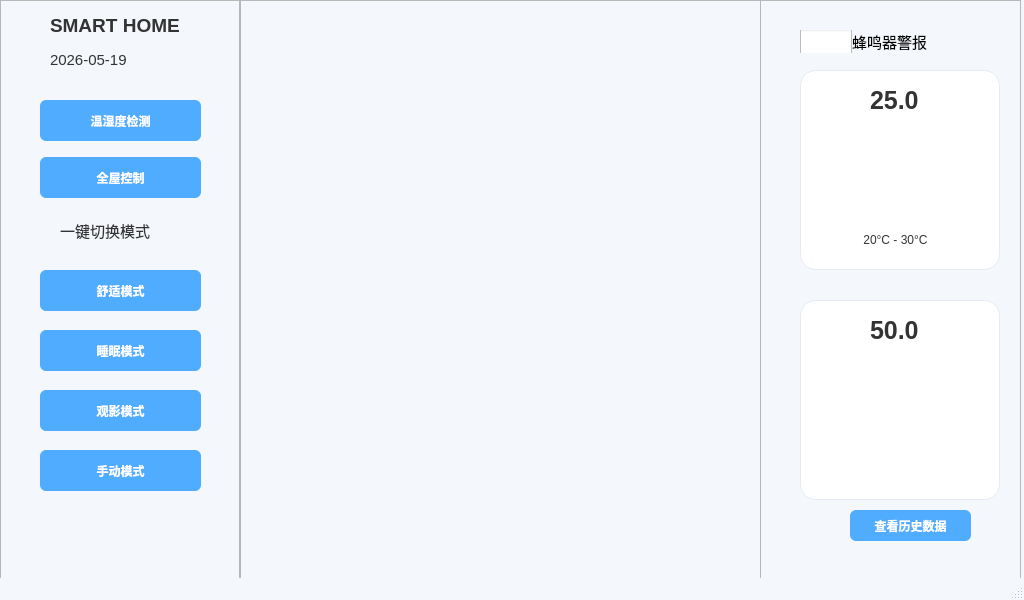
<?xml version="1.0" encoding="UTF-8"?>
<ui version="4.0">
 <class>MainWindow</class>
 <widget class="QMainWindow" name="MainWindow">
  <property name="geometry">
   <rect>
    <x>0</x>
    <y>0</y>
    <width>1024</width>
    <height>600</height>
   </rect>
  </property>
  <property name="minimumSize">
   <size>
    <width>1024</width>
    <height>600</height>
   </size>
  </property>
  <property name="maximumSize">
   <size>
    <width>1024</width>
    <height>600</height>
   </size>
  </property>
  <property name="windowTitle">
   <string>MainWindow</string>
  </property>
  <property name="styleSheet">
   <string notr="true">QMainWindow {
    background-color: #F4F7FC;
}

/* ------------------------------
   卡片样式（去掉box-shadow，改用边框+背景区分）
------------------------------ */
QFrame#cardSystem, 
QFrame#cardTime, 
QFrame#cardConnection,
QFrame#cardFan, 
QFrame#cardHeat, 
QFrame#cardThreshold {
    background-color: #FFFFFF;
    border-radius: 14px;
    border: 1px solid #E6EBF2;
}

QFrame#tempCard, 
QFrame#humiCard {
    background-color: #FFFFFF;
    border-radius: 16px;
    border: 1px solid #E6EBF2;
}

/* 卡片悬浮效果：边框变蓝 + 背景轻微变亮 */
QFrame#cardSystem:hover, 
QFrame#cardTime:hover, 
QFrame#cardConnection:hover,
QFrame#cardFan:hover, 
QFrame#cardHeat:hover, 
QFrame#cardThreshold:hover,
QFrame#tempCard:hover, 
QFrame#humiCard:hover {
    background-color: #F8FBFF;
    border: 1px solid #4FACFE;
}

/* ------------------------------
   你的 CheckBox 开关 —— 完全不动！
------------------------------ */
QCheckBox {
    spacing: 0;
}
QCheckBox::indicator {
    width: 52px;
    height: 26px;
}
QCheckBox::indicator:unchecked {
    image: url(:/images/off.svg);
}
QCheckBox::indicator:checked {
    image: url(:/images/on.svg);
}

/* ------------------------------
   按钮美化：Qt 原生支持的效果
------------------------------ */
QPushButton {
    background-color: #4FACFE;
    color: white;
    border-radius: 6px;
    padding: 5px 12px;
    font-weight: bold;
    border: none;
}

QPushButton:hover {
    background-color: #00F2FE;
}

QPushButton:pressed {
    background-color: #3B9BEE;
}

/* ------------------------------
   标签文字美化
------------------------------ */
QLabel {
    color: #333333;
}

QLabel#labelTitle {
    font-size: 14px;
    color: #666666;
}

QLabel#labelValue {
    font-size: 24px;
    font-weight: bold;
    color: #222222;
}</string>
  </property>
  <widget class="QWidget" name="centralwidget">
   <widget class="QFrame" name="leftPanel">
    <property name="geometry">
     <rect>
      <x>0</x>
      <y>0</y>
      <width>240</width>
      <height>600</height>
     </rect>
    </property>
    <property name="frameShape">
     <enum>QFrame::StyledPanel</enum>
    </property>
    <property name="frameShadow">
     <enum>QFrame::Raised</enum>
    </property>
    <widget class="QLabel" name="lblLogo_2">
     <property name="geometry">
      <rect>
       <x>50</x>
       <y>0</y>
       <width>171</width>
       <height>51</height>
      </rect>
     </property>
     <property name="font">
      <font>
       <pointsize>14</pointsize>
       <bold>true</bold>
      </font>
     </property>
     <property name="text">
      <string>SMART HOME</string>
     </property>
    </widget>
    <widget class="QLabel" name="lblTimeDisplay">
     <property name="geometry">
      <rect>
       <x>50</x>
       <y>50</y>
       <width>121</width>
       <height>19</height>
      </rect>
     </property>
     <property name="font">
      <font>
       <pointsize>11</pointsize>
      </font>
     </property>
     <property name="text">
      <string>2026-05-19</string>
     </property>
    </widget>
    <widget class="QLabel" name="label_2">
     <property name="geometry">
      <rect>
       <x>60</x>
       <y>220</y>
       <width>121</width>
       <height>20</height>
      </rect>
     </property>
     <property name="font">
      <font>
       <pointsize>11</pointsize>
      </font>
     </property>
     <property name="text">
      <string>一键切换模式</string>
     </property>
    </widget>
    <widget class="QPushButton" name="btnComfortMode">
     <property name="geometry">
      <rect>
       <x>40</x>
       <y>270</y>
       <width>161</width>
       <height>41</height>
      </rect>
     </property>
     <property name="text">
      <string>舒适模式</string>
     </property>
    </widget>
    <widget class="QPushButton" name="btnSleepMode">
     <property name="geometry">
      <rect>
       <x>40</x>
       <y>330</y>
       <width>161</width>
       <height>41</height>
      </rect>
     </property>
     <property name="text">
      <string>睡眠模式</string>
     </property>
    </widget>
    <widget class="QPushButton" name="btnCinemaMode">
     <property name="geometry">
      <rect>
       <x>40</x>
       <y>390</y>
       <width>161</width>
       <height>41</height>
      </rect>
     </property>
     <property name="text">
      <string>观影模式</string>
     </property>
    </widget>
    <widget class="QPushButton" name="btnManualMode">
     <property name="geometry">
      <rect>
       <x>40</x>
       <y>450</y>
       <width>161</width>
       <height>41</height>
      </rect>
     </property>
     <property name="text">
      <string>手动模式</string>
     </property>
    </widget>
    <widget class="QPushButton" name="btnNavTempHumi">
     <property name="geometry">
      <rect>
       <x>40</x>
       <y>100</y>
       <width>161</width>
       <height>41</height>
      </rect>
     </property>
     <property name="text">
      <string>温湿度检测</string>
     </property>
    </widget>
    <widget class="QPushButton" name="btnNavControl">
     <property name="geometry">
      <rect>
       <x>40</x>
       <y>157</y>
       <width>161</width>
       <height>41</height>
      </rect>
     </property>
     <property name="text">
      <string>全屋控制</string>
     </property>
    </widget>
   </widget>
   <widget class="QFrame" name="rightPanel">
    <property name="geometry">
     <rect>
      <x>240</x>
      <y>0</y>
      <width>781</width>
      <height>600</height>
     </rect>
    </property>
    <property name="frameShape">
     <enum>QFrame::StyledPanel</enum>
    </property>
    <property name="frameShadow">
     <enum>QFrame::Raised</enum>
    </property>
    <widget class="QStackedWidget" name="stackedWidget">
     <property name="geometry">
      <rect>
       <x>0</x>
       <y>0</y>
       <width>520</width>
       <height>600</height>
      </rect>
     </property>
     <property name="currentIndex">
      <number>4</number>
     </property>
     <widget class="QWidget" name="homepage"/>
     <widget class="QWidget" name="temp">
      <widget class="QChartView" name="chartViewWidget" native="true">
       <property name="geometry">
        <rect>
         <x>20</x>
         <y>270</y>
         <width>471</width>
         <height>221</height>
        </rect>
       </property>
      </widget>
      <widget class="QLabel" name="lblStatusLed">
       <property name="geometry">
        <rect>
         <x>290</x>
         <y>30</y>
         <width>91</width>
         <height>19</height>
        </rect>
       </property>
       <property name="text">
        <string>○ 硬件未连接</string>
       </property>
      </widget>
      <widget class="QPushButton" name="btnConnect">
       <property name="geometry">
        <rect>
         <x>170</x>
         <y>20</y>
         <width>93</width>
         <height>28</height>
        </rect>
       </property>
       <property name="text">
        <string>连接硬件</string>
       </property>
      </widget>
      <widget class="QComboBox" name="cmbSerialPorts">
       <property name="geometry">
        <rect>
         <x>20</x>
         <y>20</y>
         <width>121</width>
         <height>25</height>
        </rect>
       </property>
      </widget>
      <widget class="QFrame" name="cardFan">
       <property name="geometry">
        <rect>
         <x>20</x>
         <y>100</y>
         <width>130</width>
         <height>130</height>
        </rect>
       </property>
       <property name="frameShape">
        <enum>QFrame::StyledPanel</enum>
       </property>
       <property name="frameShadow">
        <enum>QFrame::Raised</enum>
       </property>
       <widget class="QLabel" name="lblFanIcon">
        <property name="geometry">
         <rect>
          <x>40</x>
          <y>30</y>
          <width>60</width>
          <height>60</height>
         </rect>
        </property>
        <property name="font">
         <font>
          <pointsize>9</pointsize>
         </font>
        </property>
        <property name="text">
         <string>TextLabel</string>
        </property>
       </widget>
       <widget class="QCheckBox" name="chkFanSwitch">
        <property name="enabled">
         <bool>false</bool>
        </property>
        <property name="geometry">
         <rect>
          <x>40</x>
          <y>100</y>
          <width>51</width>
          <height>23</height>
         </rect>
        </property>
        <property name="text">
         <string/>
        </property>
       </widget>
      </widget>
      <widget class="QFrame" name="cardHeat">
       <property name="enabled">
        <bool>false</bool>
       </property>
       <property name="geometry">
        <rect>
         <x>170</x>
         <y>100</y>
         <width>130</width>
         <height>130</height>
        </rect>
       </property>
       <property name="frameShape">
        <enum>QFrame::StyledPanel</enum>
       </property>
       <property name="frameShadow">
        <enum>QFrame::Raised</enum>
       </property>
       <widget class="QLabel" name="lblFireIcon">
        <property name="geometry">
         <rect>
          <x>40</x>
          <y>30</y>
          <width>60</width>
          <height>60</height>
         </rect>
        </property>
        <property name="text">
         <string>TextLabel</string>
        </property>
       </widget>
       <widget class="QCheckBox" name="chkHeatSwitch">
        <property name="geometry">
         <rect>
          <x>40</x>
          <y>100</y>
          <width>51</width>
          <height>23</height>
         </rect>
        </property>
        <property name="text">
         <string/>
        </property>
       </widget>
      </widget>
      <widget class="QLabel" name="lblTempMin">
       <property name="geometry">
        <rect>
         <x>450</x>
         <y>70</y>
         <width>31</width>
         <height>19</height>
        </rect>
       </property>
       <property name="text">
        <string>TextLabel</string>
       </property>
      </widget>
      <widget class="QLabel" name="label">
       <property name="geometry">
        <rect>
         <x>420</x>
         <y>70</y>
         <width>21</width>
         <height>19</height>
        </rect>
       </property>
       <property name="text">
        <string>~</string>
       </property>
      </widget>
      <widget class="QLabel" name="label_3">
       <property name="geometry">
        <rect>
         <x>310</x>
         <y>70</y>
         <width>69</width>
         <height>19</height>
        </rect>
       </property>
       <property name="text">
        <string>温度阈值：</string>
       </property>
      </widget>
      <widget class="QLabel" name="lblTempMax">
       <property name="geometry">
        <rect>
         <x>380</x>
         <y>70</y>
         <width>31</width>
         <height>19</height>
        </rect>
       </property>
       <property name="text">
        <string>TextLabel</string>
       </property>
      </widget>
      <widget class="QFrame" name="cardThreshold">
       <property name="geometry">
        <rect>
         <x>320</x>
         <y>100</y>
         <width>171</width>
         <height>131</height>
        </rect>
       </property>
       <property name="frameShape">
        <enum>QFrame::StyledPanel</enum>
       </property>
       <property name="frameShadow">
        <enum>QFrame::Raised</enum>
       </property>
       <layout class="QGridLayout" name="gridLayout">
        <item row="1" column="1">
         <widget class="QPushButton" name="btnTempMaxDown">
          <property name="text">
           <string>MAX-</string>
          </property>
         </widget>
        </item>
        <item row="2" column="1">
         <widget class="QPushButton" name="btnTempMinDown">
          <property name="text">
           <string>MIN-</string>
          </property>
         </widget>
        </item>
        <item row="2" column="0">
         <widget class="QPushButton" name="btnTempMinUp">
          <property name="text">
           <string>MIN+</string>
          </property>
         </widget>
        </item>
        <item row="1" column="0">
         <widget class="QPushButton" name="btnTempMaxUp">
          <property name="text">
           <string>MAX+</string>
          </property>
         </widget>
        </item>
       </layout>
      </widget>
     </widget>
     <widget class="QWidget" name="history">
      <widget class="QPushButton" name="btnBackToEnv">
       <property name="geometry">
        <rect>
         <x>330</x>
         <y>457</y>
         <width>121</width>
         <height>41</height>
        </rect>
       </property>
       <property name="text">
        <string>返回温湿度页</string>
       </property>
      </widget>
      <widget class="QTableWidget" name="tableHistory">
       <property name="geometry">
        <rect>
         <x>40</x>
         <y>80</y>
         <width>421</width>
         <height>351</height>
        </rect>
       </property>
      </widget>
     </widget>
     <widget class="QWidget" name="camera"/>
     <widget class="QWidget" name="SQLhistory"/>
    </widget>
    <widget class="QFrame" name="lastPanel">
     <property name="geometry">
      <rect>
       <x>520</x>
       <y>0</y>
       <width>284</width>
       <height>600</height>
      </rect>
     </property>
     <property name="frameShape">
      <enum>QFrame::StyledPanel</enum>
     </property>
     <property name="frameShadow">
      <enum>QFrame::Raised</enum>
     </property>
     <widget class="QFrame" name="humiCard">
      <property name="geometry">
       <rect>
        <x>40</x>
        <y>300</y>
        <width>200</width>
        <height>200</height>
       </rect>
      </property>
      <property name="frameShape">
       <enum>QFrame::StyledPanel</enum>
      </property>
      <property name="frameShadow">
       <enum>QFrame::Raised</enum>
      </property>
      <widget class="QLabel" name="lblCurrentHumi">
       <property name="geometry">
        <rect>
         <x>70</x>
         <y>0</y>
         <width>69</width>
         <height>61</height>
        </rect>
       </property>
       <property name="font">
        <font>
         <pointsize>19</pointsize>
         <bold>true</bold>
        </font>
       </property>
       <property name="text">
        <string>50.0</string>
       </property>
      </widget>
      <widget class="GaugeWidget" name="gaugeHumi" native="true">
       <property name="geometry">
        <rect>
         <x>40</x>
         <y>50</y>
         <width>120</width>
         <height>80</height>
        </rect>
       </property>
      </widget>
     </widget>
     <widget class="QFrame" name="tempCard">
      <property name="geometry">
       <rect>
        <x>40</x>
        <y>70</y>
        <width>200</width>
        <height>200</height>
       </rect>
      </property>
      <property name="frameShape">
       <enum>QFrame::StyledPanel</enum>
      </property>
      <property name="frameShadow">
       <enum>QFrame::Raised</enum>
      </property>
      <widget class="QLabel" name="lblCurrentTemp">
       <property name="geometry">
        <rect>
         <x>70</x>
         <y>0</y>
         <width>101</width>
         <height>61</height>
        </rect>
       </property>
       <property name="font">
        <font>
         <pointsize>19</pointsize>
         <bold>true</bold>
        </font>
       </property>
       <property name="text">
        <string>25.0</string>
       </property>
      </widget>
      <widget class="QLabel" name="lblTempTargetRange">
       <property name="geometry">
        <rect>
         <x>60</x>
         <y>160</y>
         <width>81</width>
         <height>19</height>
        </rect>
       </property>
       <property name="text">
        <string> 20°C - 30°C</string>
       </property>
      </widget>
      <widget class="GaugeWidget" name="gaugeTemp" native="true">
       <property name="geometry">
        <rect>
         <x>40</x>
         <y>60</y>
         <width>120</width>
         <height>80</height>
        </rect>
       </property>
      </widget>
     </widget>
     <widget class="QCheckBox" name="switchAlarm">
      <property name="geometry">
       <rect>
        <x>40</x>
        <y>30</y>
        <width>201</width>
        <height>23</height>
       </rect>
      </property>
      <property name="font">
       <font>
        <pointsize>11</pointsize>
       </font>
      </property>
      <property name="text">
       <string>蜂鸣器警报</string>
      </property>
     </widget>
     <widget class="QPushButton" name="btnHistory">
      <property name="geometry">
       <rect>
        <x>90</x>
        <y>510</y>
        <width>121</width>
        <height>31</height>
       </rect>
      </property>
      <property name="text">
       <string>查看历史数据</string>
      </property>
     </widget>
    </widget>
   </widget>
  </widget>
  <widget class="QMenuBar" name="menubar">
   <property name="geometry">
    <rect>
     <x>0</x>
     <y>0</y>
     <width>1024</width>
     <height>25</height>
    </rect>
   </property>
  </widget>
  <widget class="QStatusBar" name="statusbar"/>
 </widget>
 <customwidgets>
  <customwidget>
   <class>QChartView</class>
   <extends>QWidget</extends>
   <header>QtCharts/QChartView.h</header>
   <container>1</container>
  </customwidget>
  <customwidget>
   <class>GaugeWidget</class>
   <extends>QWidget</extends>
   <header location="global">gaugewidget.h</header>
   <container>1</container>
  </customwidget>
 </customwidgets>
 <resources/>
 <connections/>
</ui>
